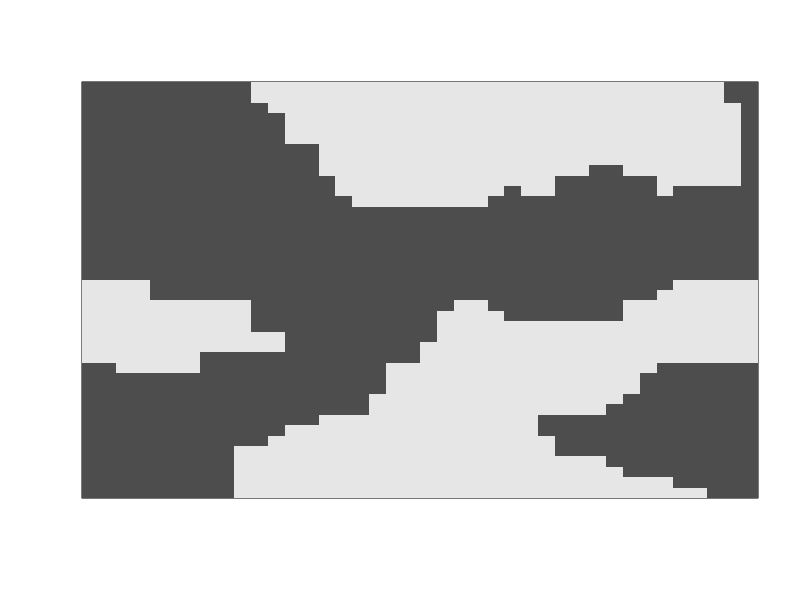

Write R code to recreate this figure.
downConfig <- function(N) { matrix(-1,N,N) } # 1 of 2 lowest energy configs
upConfig <- function(N) { matrix(1,N,N) }    # other lowest energy configs

randomConfig <- function(N) {
  config <- matrix(2*sample(0:1, N*N, replace=TRUE)-1, N,N)
}

randomSite  <- function(N) {
    rns  <- runif(2)
    i <- floor( N* rns[1] ) + 1
    j <- floor( N* rns[2] ) + 1
    c(i,j)
}
## This is a fairly efficient way to make a random site, but
## this is the hotspot in the script, occupying most of the runtime.

boltzWeight <- function(nrg, kTemp) { exp(- nrg/kTemp) }
## This has the negative sign, same as both Richey and Schlusser
## But this does not use J, already in energy, consistent with Richey (but not Schlusser)
## Uses kTemp, Boltzmann constant times temperature, with units of energy
## so the energy units cancel.

surroundNeighbors  <- function(site) {
    belowSite  <- if (site[1] == N) c(1, site[2]) else c(site[1]+1, site[2])
    leftSite  <- if (site[2] == 1) c(site[1], N) else c(site[1], site[2]-1)
    aboveSite  <- if (site[1] == 1) c(N, site[2]) else c(site[1]-1, site[2])
    rightSite  <- if (site[2] == N) c(site[1], 1) else c(site[1], site[2]+1)
    neighbors  <- c(belowSite, leftSite, aboveSite, rightSite)
}

metropolisMCStep  <- function(config, N) {
    site  <- randomSite(N)
    configAtSite  <- config[ site[1], site[2] ]
    configPrimeAtSite  <- configAtSite * (-1)

    neigh  <- surroundNeighbors(site) 
    deltaEnergy <- -2*J * (configPrimeAtSite - configAtSite)*
        (config[ neigh[1], neigh[2] ] +
         config[ neigh[3], neigh[4] ] +
         config[ neigh[5], neigh[6] ]+
         config[ neigh[7], neigh[8] ]
        )

    ## IF deltaEnergy < 0, so energy(configPrime) < energy(config)
    ## so p = boltzWeight(deltaEnergy, kTemperature) > 1,
    ## THEN  runif(1) is certain to be less than p so certainly
    ## change config to configPrime
    ## ELSE deltaEnergy > 0, so 
    ## energy(configPrime) > energy(config), so 
    ## p = boltzWeight(deltaEnergy, kTemperature) < 1,
    ## so change only on chance that runif(1) < p
    p  <- boltzWeight(deltaEnergy, kTemperature)
    
    if ( runif(1) < p ) {
        config[ site[1], site[2] ]  <- configPrimeAtSite
        config
    } else {
        config
    }
}

J  <- 1

kTemperature  <- 1.7

N  <- 40
mcmcSteps  <- 40000

config  <- randomConfig(N)

for (i in 1:mcmcSteps ) {
    config  <- metropolisMCStep(config, N)
}

image(1:N, 1:N, config[N:1, ], 
      col=gray.colors(2),
      xlab="", ylab="", xaxt="n", yaxt="n")
## config[N:1, ] so that the plot corresponds to matrix order
## i.e. first row of matrix is at top of plot, last row at bottom
